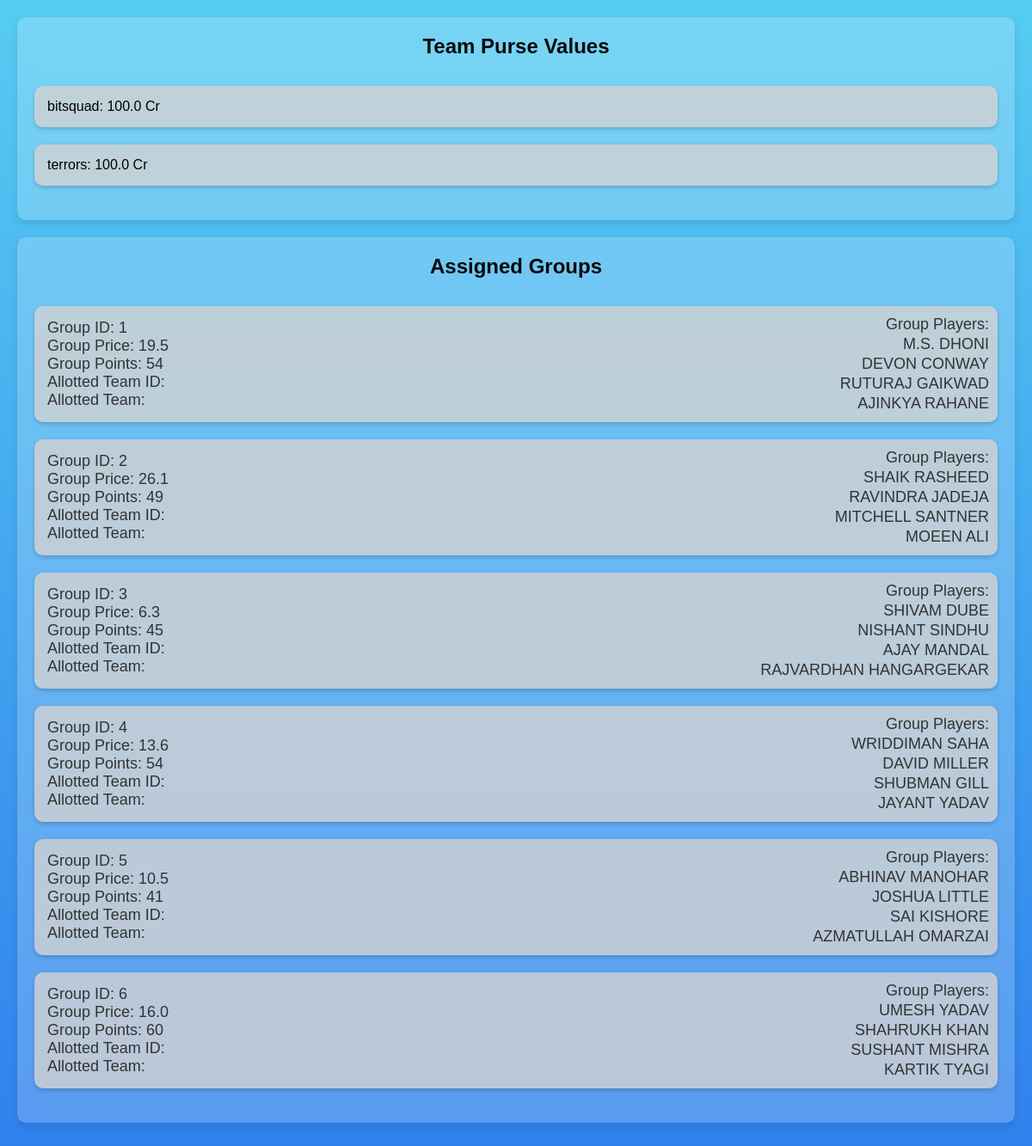
Before: /groups/ with the older database file.
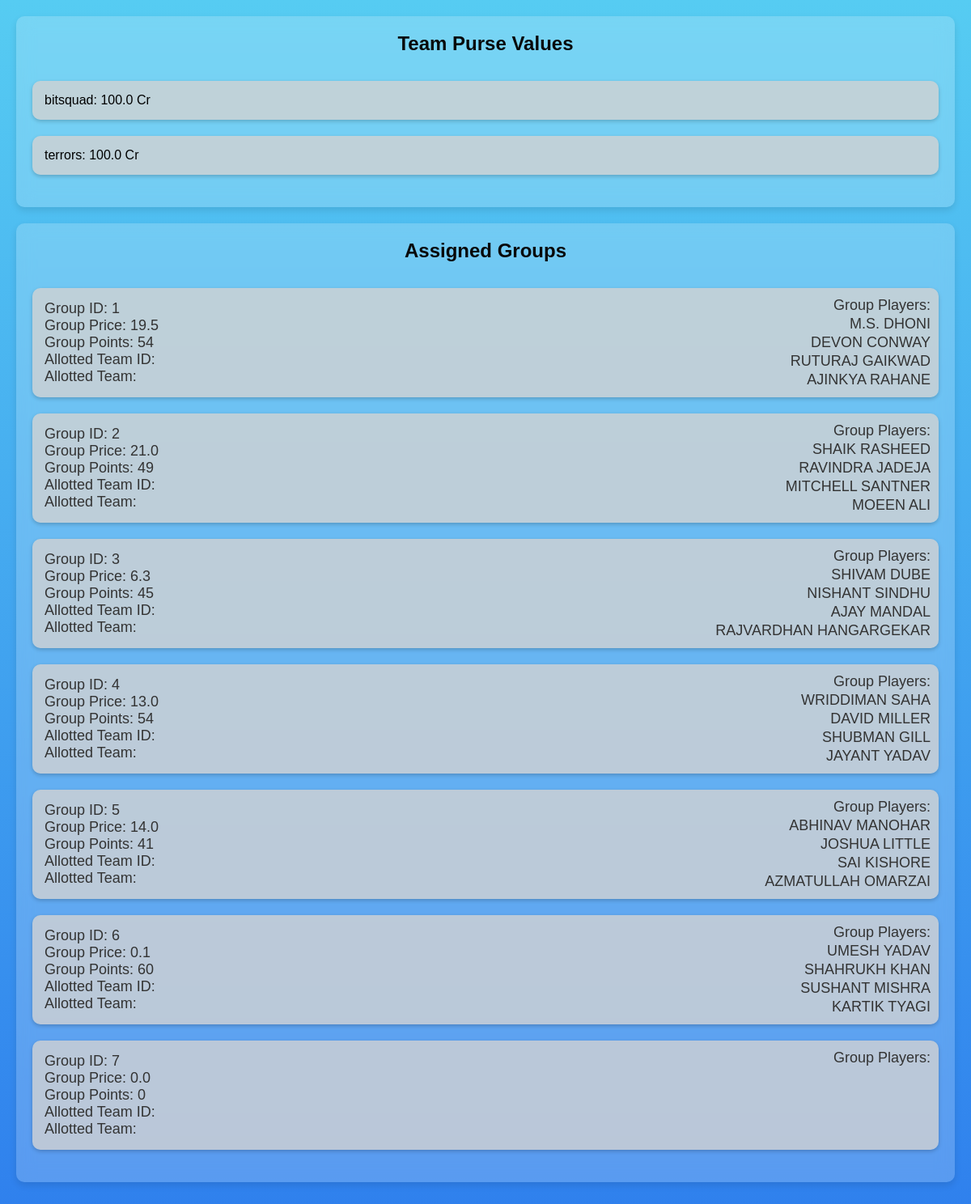
After: the same page with the newer database file.
### Teams/models.py (models this page shows, shortened)
class Team(models.Model):
   team_id = models.IntegerField(primary_key=True)
   team_name = models.CharField(max_length=40, null=False)
   correct_answers = models.IntegerField(default=0)  # Incremental Logic in VIEWS [To be Implemented]
   purse_value = models.FloatField(default=40)  # Calculation Logic in VIEWS [To be Implemented]
   points_scored = models.IntegerField(default=0)

### Players/models.py (models this page shows, shortened)
class Group(models.Model):
   group_id = models.IntegerField(primary_key=True)
   group_price = models.FloatField(default=0.0)
   group_points = models.IntegerField(default=0)
   alloted_team = models.ForeignKey(Team, on_delete=models.CASCADE, related_name='groups', null=True, blank=True, db_column='team_id')

class Individual(models.Model):
   player_id = models.IntegerField(primary_key=True)
   player_name = models.CharField(max_length=50)
   player_price = models.FloatField(default=0.0)
   group = models.ForeignKey('Group', on_delete=models.CASCADE, related_name='players')

### Teams/views.py (the view)
# urls.py: path('groups/', group_list, name='group_list'),
def group_list(request):
    teams = Team.objects.all()
    groups = Group.objects.all()
    for group in groups:
        group_stats = Stat.objects.filter(player__group=group)
        total_points = group_stats.aggregate(
            total_points=Sum('fielding') + Sum('bowling') + Sum('batting')
        )['total_points'] or 0  # Ensure 0 if no stats found
        group.group_points = total_points
        group.save()
    previous_assignment = request.session.get('existing_assignments', [])
    existing_assignments = set(group.group_id for group in groups if group.alloted_team_id is not None)
    for group in groups:
        if group.group_id in existing_assignments and group.group_id not in previous_assignment:
            team = Team.objects.get(team_id=group.alloted_team_id)
            team.purse_value -= group.group_price
            team.save()
    request.session['existing_assignments'] = list(existing_assignments)
    context = {
        'teams': teams,
        'groups': groups,
    }
    return render(request, 'group_list.html', context)

### Teams/templates/Teams/group_list.html (shortened to what this page needs)
{% load static %}
<!DOCTYPE html>
<html lang="en">
<head>
    <link rel="stylesheet" href="{% static 'Teams/group_list.css' %}">
</head>
<body>
    <div class="container">
        <div class="team-purse-container">
            <h2>Team Purse Values</h2>
            <ul>
                {% for team in teams %}
                <li>{{ team.team_name }}: {{ team.purse_value }} Cr</li>
                {% endfor %}
            </ul>
        </div>
        <div class="assigned-group-container">
            <h2>Assigned Groups</h2>
            <ul>
                {% for group in groups %}
                <li class="group-container">
                    <div class="group-info">
                        <form action="{% url 'group_list' %}" method="post">
                            Group ID: {{ group.group_id }}<br>
                            Group Price: {{ group.group_price }}<br>
                            Group Points: {{ group.group_points }}<br>
                            Allotted Team ID: {{ group.alloted_team.team_id }}<br>
                            Allotted Team: {{ group.alloted_team.team_name }}
                        </form>
                    </div>
                    <div class="player-names">
                        <p>Group Players:</p>
                        {% for player in group.players.all %}
                        <p>{{ player.player_name }}</p>
                        {% endfor %}
                    </div>
                </li>
                {% endfor %}
            </ul>
        </div>
    </div>
</body>
</html>

Changed rows visible on the page:
changed Group id 2: group_price "26.1" → "21.0"
changed Group id 4: group_price "13.6" → "13.0"
changed Group id 5: group_price "10.5" → "14.0"
changed Group id 6: group_price "16.0" → "0.1"
added Group: group_id "7", group_price "0.0", group_points "0"
